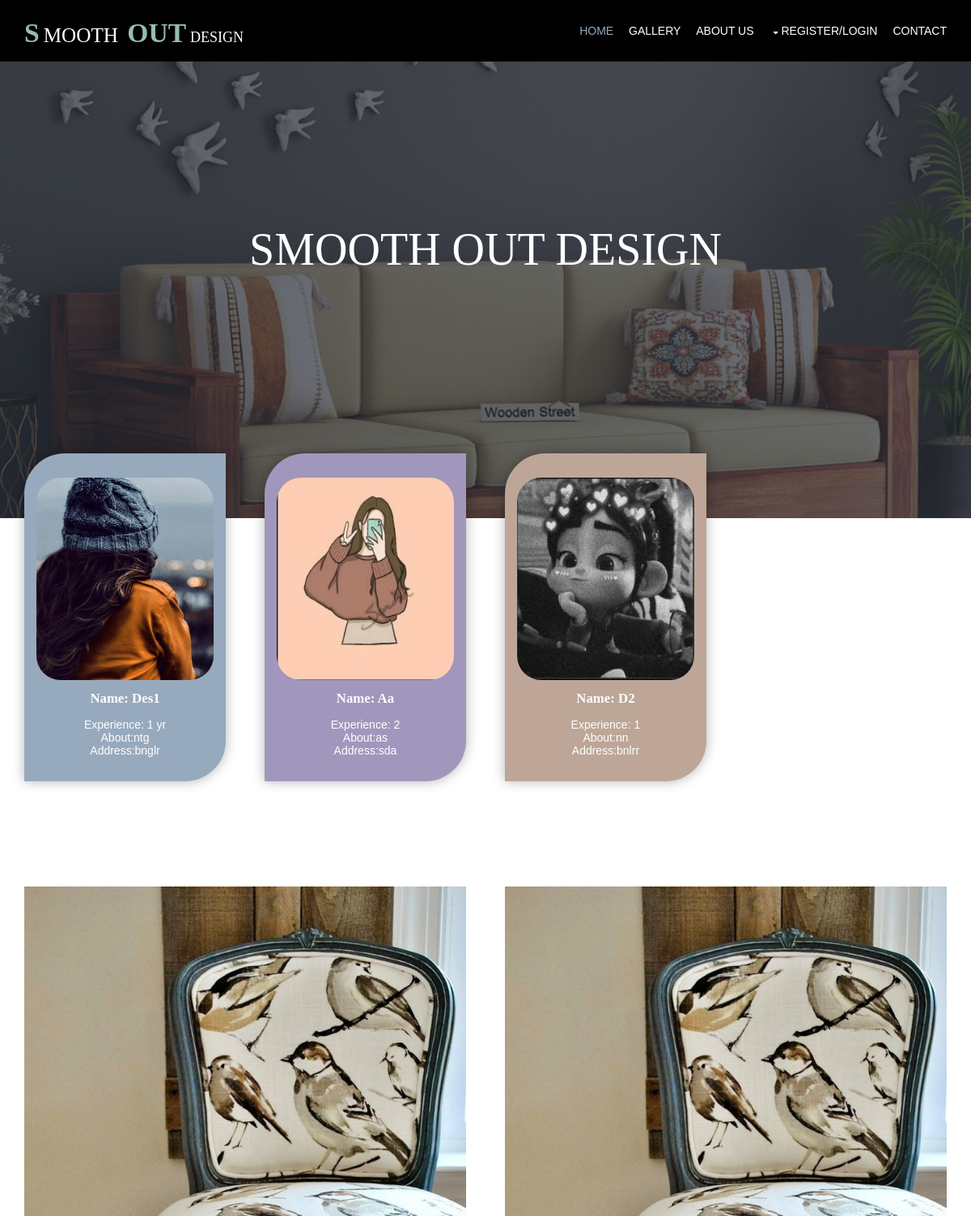
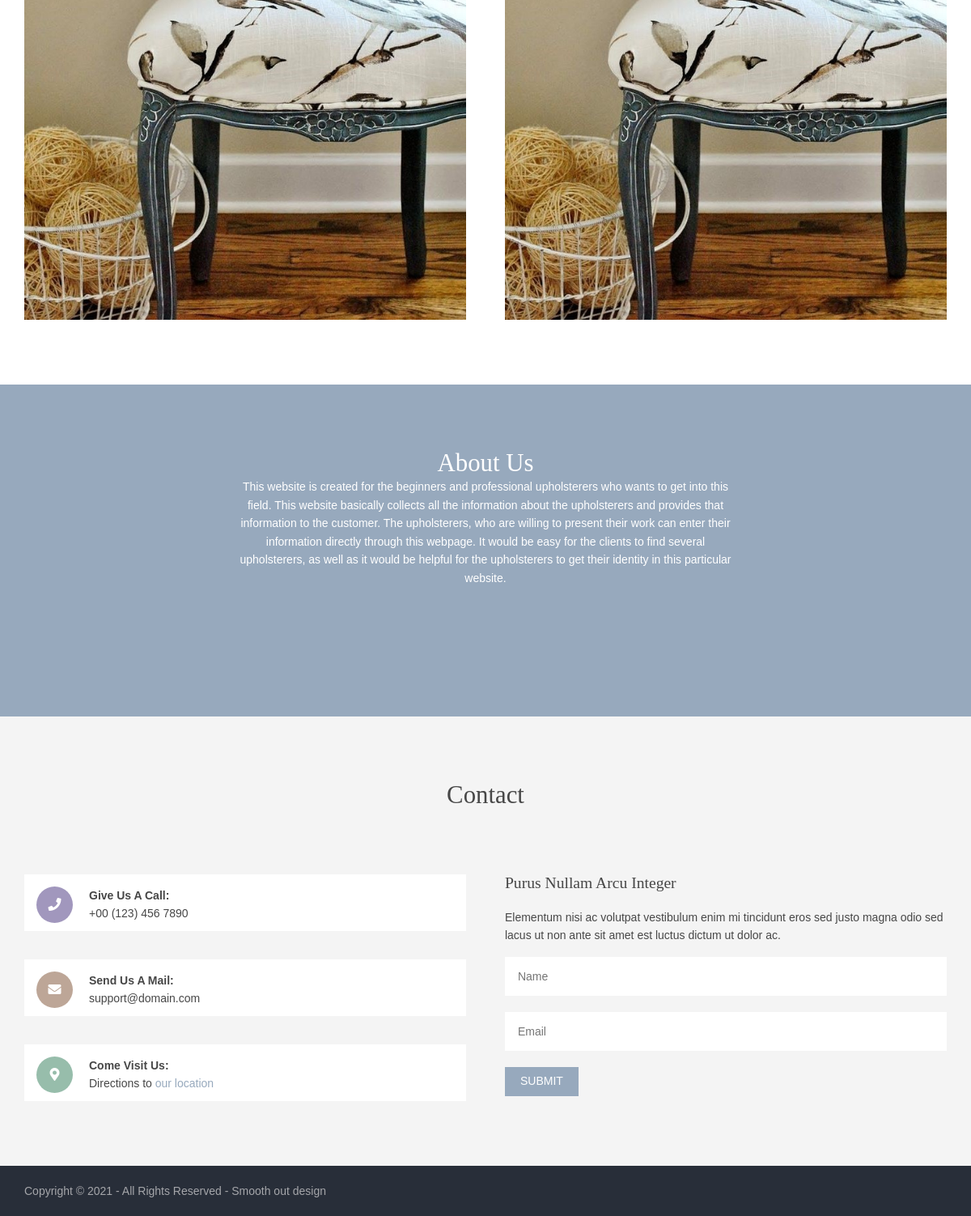
The page / on the database its author committed (2 pictures, top to bottom).
### tables this page shows
CREATE TABLE IF NOT EXISTS `designer` (
  `id` int(100) NOT NULL AUTO_INCREMENT,
  `uname` varchar(100) NOT NULL,
  `email` varchar(100) NOT NULL,
  `password` varchar(100) NOT NULL,
  `phonenumber` varchar(100) NOT NULL,
  `abt` varchar(400) NOT NULL,
  `exp` varchar(400) NOT NULL,
  `address` varchar(100) NOT NULL,
  `pro_image` varchar(500) NOT NULL,
  PRIMARY KEY (`id`)
);

### index.php (the view, shortened to what this page needs)
<!DOCTYPE html>
<html lang="">
<head>
<link href="layout/styles/layout.css" rel="stylesheet" type="text/css" media="all">
</head>
<body id="top">
<div class="wrapper row1">
  <header id="header" class="hoc clear">
    <div id="logo" class="fl_left">
      <h1 class="logoname"><a href="index.html">SMOOTH <span>out</span>design</a></h1>
    </div>
    <nav id="mainav" class="fl_right">
      <ul class="clear">
        <li class="active"><a href="index.html">Home</a></li>
        <li><a href="gallery.php">Gallery</a></li>
        <li><a href="#about">About Us</a></li>
        <li><a class="drop" href="#">Register/Login</a>
        </li>
        <li><a href="#contact">Contact</a></li>
      </ul>
    </nav>
  </header>
</div>
<div class="bgded overlay" style="background-image:url('ws.jpg');">
  <div id="pageintro" class="hoc clear">
    <article>
      <h3 class="heading">SMOOTH OUT DESIGN</h3>
    </article>
  </div>
</div>
<div class="wrapper row3">
  <main class="hoc container clear">
    <section id="introblocks">
      <ul class="nospace group btmspace-80 elements elements-four">
      <?php
      include("config.php");
          $sql="SELECT * FROM designer ";
          $result=mysqli_query($con,$sql);
        ?>
        <?php
          while($rows=mysqli_fetch_array($result)){
            $pro_image = $rows['pro_image'];
       ?>
        <li class="one_quarter">
          <article><a href="Customer/Customerlogin.php">
          <img src="./Designer/pimages/<?php echo $pro_image;?>" style="border-radius:30px; width:500px; height:250px;"></a>
            <h6 class="heading">Name: <?php echo $rows['uname']; ?></h6>
            <p>Experience: <?php echo $rows['exp'];?><br>About:<?php echo $rows['abt'];?><br>Address:<?php echo $rows['address'];?>
            </p>
          </article>
        </li>
        <?php
}
          ?>
      </ul>
    </section>
    <section class="group shout">
      <figure class="one_half first"><img src="222.jpg" alt="">
      </figure>
      <figure class="one_half"><img src="222.jpg" alt="">
      </figure>
    </section>
  </main>
</div>
<div class="wrapper coloured" id="about">
  <section id="testimonials" class="hoc container clear">
    <div class="sectiontitle">
      <h6 class="heading font-x2">About Us</h6>
      <p>This website is created for the beginners and professional upholsterers who wants to get into this field. This website basically collects all the information about the upholsterers and provides that information to the customer. The upholsterers, who are willing to present their work can enter their information directly through this webpage. It would be easy for the clients to find several upholsterers, as well as it would be helpful for the upholsterers to get their identity in this particular website.</p>
    </div>
  </section>
</div>
<div class="wrapper row2">
  <section id="ctdetails" class="hoc container clear">
    <div class="sectiontitle">
      <h6 class="heading font-x2" id="contact">Contact</h6>
    </div>
    <figure class="one_half first">
      <ul class="nospace clear">
        <li class="block clear"><a href="#"><i class="fas fa-phone"></i></a> <span><strong>Give us a call:</strong> +00 (123) 456 7890</span></li>
        <li class="block clear"><a href="#"><i class="fas fa-envelope"></i></a> <span><strong>Send us a mail:</strong> support@domain.com</span></li>
        <li class="block clear"><a href="#"><i class="fas fa-map-marker-alt"></i></a> <span><strong>Come visit us:</strong> Directions to <a href="#">our location</a></span></li>
      </ul>
    </figure>
    <article class="one_half">
      <h6 class="heading">Purus nullam arcu integer</h6>
      <p class="nospace btmspace-15">Elementum nisi ac volutpat vestibulum enim mi tincidunt eros sed justo magna odio sed lacus ut non ante sit amet est luctus dictum ut dolor ac.</p>
      <form action="#" method="post">
        <fieldset>
          <input type="text" value="" placeholder="Name">
          <input type="text" value="" placeholder="Email">
          <button type="submit" value="submit">Submit</button>
        </fieldset>
      </form>
    </article>
  </section>
</div>
<div class="wrapper row5">
  <div id="copyright" class="hoc clear">
    <p class="fl_left">Copyright &copy; 2021 - All Rights Reserved - <a href="#">Smooth out design</a></p>
  </div>
</div>
</body>
</html>

### layout/styles/framework.css (style rules this page uses)
html { overflow-y:scroll; overflow-x:hidden; }
html, body { margin:0; padding:0; font-size:14px; line-height:1.6em; }
*, *::before, *::after { box-sizing:border-box; }
.nospace { margin:0; padding:0; list-style:none; }
.block { display:block; }
.overlay { position:relative; z-index:1; }
.overlay::after { display:block; position:absolute; top:0; left:0; width:100%; height:100%; content:""; z-index:-1; }
.bgded { background-position:top center; background-repeat:no-repeat; background-size:cover; }
.logoname { margin:0; padding:0; font-size:1.8rem; font-variant:small-caps; }
.logoname::first-letter, .logoname span { margin:0 5px; font-size:2.4rem; font-weight:700; text-transform:uppercase; }
.logoname::first-letter { margin-left:0; }
.clear, .group { display:block; }
.clear::before, .clear::after, .group::before, .group::after { display:table; content:""; }
.clear, .clear::after, .group, .group::after { clear:both; }
a { outline:none; text-decoration:none; }
.fl_left, .imgl { float:left; }
.fl_right, .imgr { float:right; }
img { width:auto; max-width:100%; height:auto; margin:0; padding:0; border:none; line-height:normal; vertical-align:middle; }
body, input, textarea, select { font-family:Verdana, Geneva, sans-serif; }
h1, h2, h3, h4, h5, h6, .heading { font-family:Georgia, "Times New Roman", Times, serif; }
form, fieldset, legend { margin:0; padding:0; border:none; }
label, input, textarea, select, button { display:block; resize:none; outline:none; color:inherit; font-size:inherit; font-family:inherit; vertical-align:middle; }
::placeholder { opacity:1; }
h1, h2, h3, h4, h5, h6, .heading { margin:0 0 20px 0; font-size:1.4rem; line-height:normal; font-weight:normal; text-transform:capitalize; }
.font-x2 { font-size:2.2rem; }
.wrapper { display:block; position:relative; width:100%; margin:0; padding:0; text-align:left; word-wrap:break-word; }
.hoc { display:block; margin:0 auto; }
address, article, aside, figcaption, figure, footer, header, main, nav, section { display:block; margin:0; padding:0; }
.one_half, .one_third, .two_third, .one_quarter, .two_quarter, .three_quarter { display:inline-block; float:left; margin:0 0 0 4.21052%; list-style:none; }
.first { margin-left:0; clear:left; }
.one_quarter { width:21.8421%; }
.one_half, .two_quarter { width:47.89473%; }
.btmspace-15 { margin-bottom:15px; }
.btmspace-80 { margin-bottom:80px; }

### rows shown on the page
designer: pro_image (picture), uname "Des1", exp "1 yr", abt "ntg", address "bnglr"
designer: pro_image (picture), uname "Aa", exp "2", abt "as", address "sda"
designer: pro_image (picture), uname "D2", exp "1", abt "nn", address "bnlrr"
